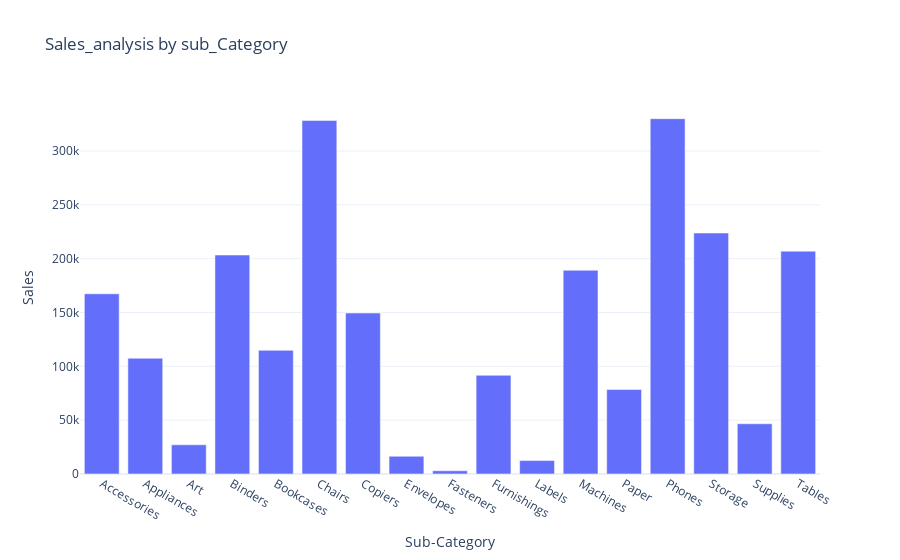

Notebook code for this chart:
### Code cell
fig=px.bar(Sales_by_sub_Category,
           x='Sub-Category',
           y='Sales',
title='Sales_analysis by sub_Category')
fig.show()

### Figure 1 — Plotly figure (JSON) as saved in the notebook; plotly's stock layout.template omitted (floating-point values rounded to 4 significant figures)
{"data": [{"hovertemplate": "Sub-Category=%{x}<br>Sales=%{y}<extra></extra>", "legendgroup": "", "marker": {"color": "#636efa", "pattern": {"shape": ""}}, "name": "", "orientation": "v", "showlegend": false, "textposition": "auto", "type": "bar", "x": ["Accessories", "Appliances", "Art", "Binders", "Bookcases", "Chairs", "Copiers", "Envelopes", "Fasteners", "Furnishings", "Labels", "Machines", "Paper", "Phones", "Storage", "Supplies", "Tables"], "xaxis": "x", "y": [167400.0, 107500.0, 27120.0, 203400.0, 114900.0, 328400.0, 149500.0, 16480.0, 3024.0, 91710.0, 12490.0, 189200.0, 78480.0, 330000.0, 223800.0, 46670.0, 207000.0], "yaxis": "y"}], "layout": {"barmode": "relative", "legend": {"tracegroupgap": 0}, "title": {"text": "Sales_analysis by sub_Category"}, "xaxis": {"anchor": "y", "domain": [0, 1], "title": {"text": "Sub-Category"}}, "yaxis": {"anchor": "x", "domain": [0, 1], "title": {"text": "Sales"}}}}
